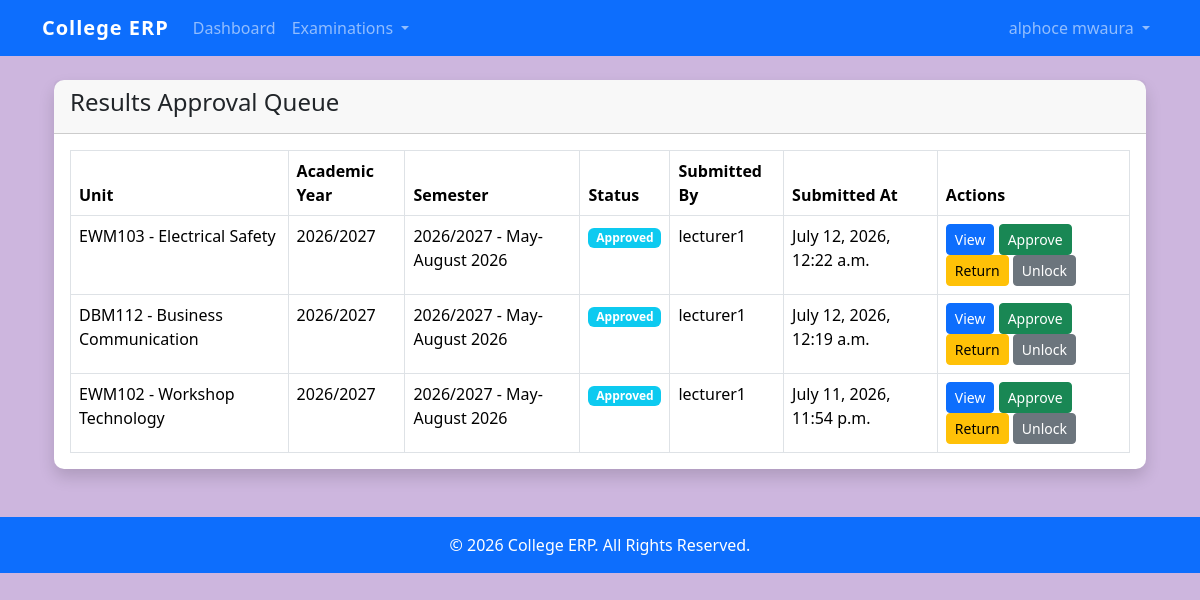
/results/approval-queue/ (signed in), run on the app's committed database.
### students/models.py (models this page shows, shortened)
class ResultBatch(models.Model):
    STATUS_CHOICES = [
        ("draft", "Draft"),
        ("submitted", "Submitted"),
        ("approved", "Approved"),
        ("returned", "Returned"),
        ("unlocked", "Unlocked"),
    ]
    academic_year = models.ForeignKey(
        AcademicYear,
        on_delete=models.PROTECT
    )
    semester = models.ForeignKey(
        Semester,
        on_delete=models.PROTECT
    )
    unit = models.ForeignKey(
        Unit,
        on_delete=models.PROTECT
    )
    lecturer_assignment = models.ForeignKey(
        LecturerAssignment,
        on_delete=models.PROTECT,
        related_name="result_batches"
    )
    status = models.CharField(
        max_length=20,
        choices=STATUS_CHOICES,
        default="draft"
    )
    submitted_by = models.ForeignKey(
        settings.AUTH_USER_MODEL,
        on_delete=models.SET_NULL,
        null=True,
        blank=True,
        related_name="submitted_batches"
    )
    submitted_at = models.DateTimeField(
        null=True,
        blank=True
    )
    approved_by = models.ForeignKey(
        settings.AUTH_USER_MODEL,
        on_delete=models.SET_NULL,
        null=True,
        blank=True,
        related_name="approved_batches"
    )
    approved_at = models.DateTimeField(
        null=True,
        blank=True
    )
    remarks = models.TextField(
        blank=True
    )
    class Meta:
        ordering = [
            "-submitted_at"
        ]

class Unit(models.Model):
    unit_code = models.CharField(
        max_length=20,
        unique=True
    )
    unit_name = models.CharField(
        max_length=200
    )
    course = models.ForeignKey(
        Course,
        on_delete=models.PROTECT,
        related_name="units"
    )
    credit_hours = models.PositiveIntegerField(
        default=0
    )
    class Meta:
        ordering = [
            "unit_code"
        ]
    def __str__(self):
        return (
            f"{self.unit_code} - "
            f"{self.unit_name}"
        )

class AcademicYear(models.Model):
    year_name = models.CharField(
        max_length=20,
        unique=True
    )
    is_active = models.BooleanField(
        default=False
    )
    registration_open = models.BooleanField(
        default=True
    )
    def __str__(self):
        return self.year_name

class Semester(models.Model):
    academic_year = models.ForeignKey(
        "AcademicYear",
        on_delete=models.CASCADE,
        related_name="semesters"
    )
    semester_name = models.CharField(
        max_length=100
    )
    is_active = models.BooleanField(
        default=False
    )
    class Meta:
        ordering = ["academic_year", "semester_name"]
    def __str__(self):
        return (
            f"{self.academic_year} - "
            f"{self.semester_name}"
        )

### students/views.py (the view)
@login_required
@permission_required(
    "students.view_resultbatch",
    raise_exception=True
)
def approval_queue(request):
    batches = ResultBatch.objects.select_related(
        "unit",
        "academic_year",
        "semester",
        "submitted_by",
    ).exclude(
        status="draft"
    )
    return render(
        request,
        "students/exams/approval_queue.html",
        {
            "batches": batches
        }
    )

### templates/students/exams/approval_queue.html (shortened to what this page needs)
{% extends "base.html" %}
{% block content %}
<div class="container mt-4">
    <div class="card shadow">
        <div class="card-header">
            <h4>
                Results Approval Queue
            </h4>
        </div>
        <div class="card-body">
            <table class="table table-bordered">
                <thead>
                    <tr>
                        <th>Unit</th>
                        <th>Academic Year</th>
                        <th>Semester</th>
                        <th>Status</th>
                        <th>Submitted By</th>
                        <th>Submitted At</th>
                        <th>Actions</th>
                    </tr>
                </thead>
                <tbody>
                    {% for batch in batches %}
                    <tr>
                        <td>
                            {{ batch.unit }}
                        </td>
                        <td>
                            {{ batch.academic_year }}
                        </td>
                        <td>
                            {{ batch.semester }}
                        </td>
                        <td>
                            <span class="badge bg-info">
                                {{ batch.get_status_display }}
                            </span>
                        </td>
                        <td>
                            {{ batch.submitted_by }}
                        </td>
                        <td>
                            {{ batch.submitted_at }}
                        </td>
                        <td>
                            <a href="{% url 'batch_details' batch.id %}"
                               class="btn btn-primary btn-sm">
                                View
                            </a>
                            <a href="{% url 'approve_results' batch.id %}"
                               class="btn btn-success btn-sm">
                                Approve
                            </a>
                            <a href="{% url 'return_results' batch.id %}"
                               class="btn btn-warning btn-sm">
                                Return
                            </a>
                            <a href="{% url 'unlock_batch' batch.id %}"
                            class="btn btn-secondary btn-sm">
                            Unlock
                            </a>
                        </td>
                    </tr>
                    {% endfor %}
                </tbody>
            </table>
        </div>
    </div>
</div>
{% endblock %}

### templates/includes/navbar.html (shortened to what this page needs)
<nav class="navbar navbar-expand-lg navbar-dark bg-primary">
    <div class="container">
        <a class="navbar-brand" href="{% url 'home' %}">
            College ERP
        </a>
        <div class="collapse navbar-collapse" id="navbarNav">
            {% if user.is_authenticated %}
            <ul class="navbar-nav me-auto">
                <li class="nav-item">
                    <a class="nav-link"
                       href="{% url 'home' %}">
                        Dashboard
                    </a>
                </li>
                {% if user.student_profile %}
                <li class="nav-item dropdown">
                    <a class="nav-link dropdown-toggle"
                       href="#"
                       role="button"
                       data-bs-toggle="dropdown">
                        My Academics
                    </a>
                    <ul class="dropdown-menu">
                        <li>
                            <a class="dropdown-item"
                               href="{% url 'register_units' %}">
                                Register Units
                            </a>
                        </li>
                        <li>
                            <a class="dropdown-item"
                               href="{% url 'my_registrations' %}">
                                My Registrations
                            </a>
                        </li>
                    </ul>
                </li>
                {% else %}
                {% if perms.students.view_lecturerassignment %}
                <li class="nav-item dropdown">
                    <a class="nav-link dropdown-toggle"
                    href="#"
                    role="button"
                    data-bs-toggle="dropdown">
                        Examinations
                    </a>
                </li>
                {% endif %}
                {% endif %}
            </ul>
            <ul class="navbar-nav ms-auto">
                <li class="nav-item dropdown">
                    <a class="nav-link dropdown-toggle"
                    href="#"
                    role="button"
                    data-bs-toggle="dropdown"
                    aria-expanded="false">
                        {{ user.get_full_name|default:user.username }}
                    </a>
                </li>
            </ul>
            {% endif %}
        </div>
    </div>
</nav>

### static/css/style.css (style rules this page uses)
body { background-color:#cdb6de; }
.navbar-brand { font-weight:bold; letter-spacing:1px; }
.card { border:none; border-radius:10px; }
.card-header { font-weight:bold; }
.table { margin-bottom:0; }

### data on the page
ResultBatch: unit "EWM103 - Electrical Safety", academic_year "2026/2027", semester "2026/2027 - May-August 2026", status "Approved", submitted_by "lecturer1", submitted_at "July 12, 2026, 12:22 a.m."
ResultBatch: unit "DBM112 - Business Communication", academic_year "2026/2027", semester "2026/2027 - May-August 2026", status "Approved", submitted_by "lecturer1", submitted_at "July 12, 2026, 12:19 a.m."
ResultBatch: unit "EWM102 - Workshop Technology", academic_year "2026/2027", semester "2026/2027 - May-August 2026", status "Approved", submitted_by "lecturer1", submitted_at "July 11, 2026, 11:54 p.m."

### other printed values
{{ user.get_full_name|default:user.username }} "alphoce mwaura"
